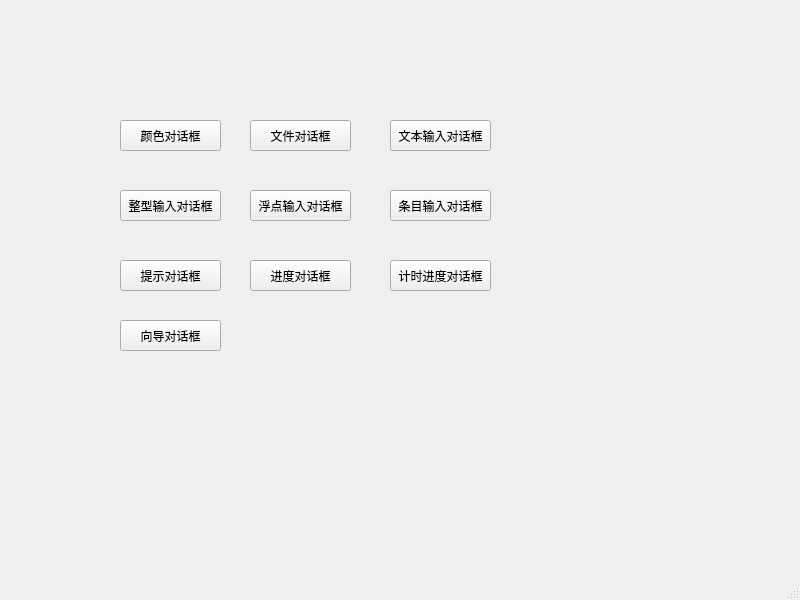
<?xml version="1.0" encoding="UTF-8"?>
<ui version="4.0">
 <class>MainWindow</class>
 <widget class="QMainWindow" name="MainWindow">
  <property name="geometry">
   <rect>
    <x>0</x>
    <y>0</y>
    <width>800</width>
    <height>600</height>
   </rect>
  </property>
  <property name="windowTitle">
   <string>MainWindow</string>
  </property>
  <widget class="QWidget" name="centralwidget">
   <widget class="QPushButton" name="colorDialogButton">
    <property name="geometry">
     <rect>
      <x>120</x>
      <y>120</y>
      <width>101</width>
      <height>31</height>
     </rect>
    </property>
    <property name="text">
     <string>颜色对话框</string>
    </property>
   </widget>
   <widget class="QPushButton" name="fileDialogButton">
    <property name="geometry">
     <rect>
      <x>250</x>
      <y>120</y>
      <width>101</width>
      <height>31</height>
     </rect>
    </property>
    <property name="text">
     <string>文件对话框</string>
    </property>
   </widget>
   <widget class="QPushButton" name="floatInputDialogButton">
    <property name="geometry">
     <rect>
      <x>250</x>
      <y>190</y>
      <width>101</width>
      <height>31</height>
     </rect>
    </property>
    <property name="font">
     <font>
      <pointsize>9</pointsize>
     </font>
    </property>
    <property name="text">
     <string>浮点输入对话框</string>
    </property>
   </widget>
   <widget class="QPushButton" name="timeProgressDialogButton">
    <property name="geometry">
     <rect>
      <x>390</x>
      <y>260</y>
      <width>101</width>
      <height>31</height>
     </rect>
    </property>
    <property name="text">
     <string>计时进度对话框</string>
    </property>
   </widget>
   <widget class="QPushButton" name="progressDialogButton">
    <property name="geometry">
     <rect>
      <x>250</x>
      <y>260</y>
      <width>101</width>
      <height>31</height>
     </rect>
    </property>
    <property name="text">
     <string>进度对话框</string>
    </property>
   </widget>
   <widget class="QPushButton" name="infoDialogButton">
    <property name="geometry">
     <rect>
      <x>120</x>
      <y>260</y>
      <width>101</width>
      <height>31</height>
     </rect>
    </property>
    <property name="font">
     <font>
      <pointsize>9</pointsize>
     </font>
    </property>
    <property name="text">
     <string>提示对话框</string>
    </property>
   </widget>
   <widget class="QPushButton" name="itemInputDialogButton">
    <property name="geometry">
     <rect>
      <x>390</x>
      <y>190</y>
      <width>101</width>
      <height>31</height>
     </rect>
    </property>
    <property name="font">
     <font>
      <pointsize>9</pointsize>
     </font>
    </property>
    <property name="text">
     <string>条目输入对话框</string>
    </property>
   </widget>
   <widget class="QPushButton" name="textInputDialogButton">
    <property name="geometry">
     <rect>
      <x>390</x>
      <y>120</y>
      <width>101</width>
      <height>31</height>
     </rect>
    </property>
    <property name="font">
     <font>
      <pointsize>9</pointsize>
     </font>
    </property>
    <property name="text">
     <string>文本输入对话框</string>
    </property>
   </widget>
   <widget class="QPushButton" name="intInputDialogButton">
    <property name="geometry">
     <rect>
      <x>120</x>
      <y>190</y>
      <width>101</width>
      <height>31</height>
     </rect>
    </property>
    <property name="font">
     <font>
      <pointsize>9</pointsize>
     </font>
    </property>
    <property name="text">
     <string>整型输入对话框</string>
    </property>
   </widget>
   <widget class="QPushButton" name="wizardDialogButton">
    <property name="geometry">
     <rect>
      <x>120</x>
      <y>320</y>
      <width>101</width>
      <height>31</height>
     </rect>
    </property>
    <property name="text">
     <string>向导对话框</string>
    </property>
   </widget>
  </widget>
  <widget class="QMenuBar" name="menubar">
   <property name="geometry">
    <rect>
     <x>0</x>
     <y>0</y>
     <width>800</width>
     <height>22</height>
    </rect>
   </property>
  </widget>
  <widget class="QStatusBar" name="statusbar"/>
 </widget>
 <resources/>
 <connections/>
</ui>
